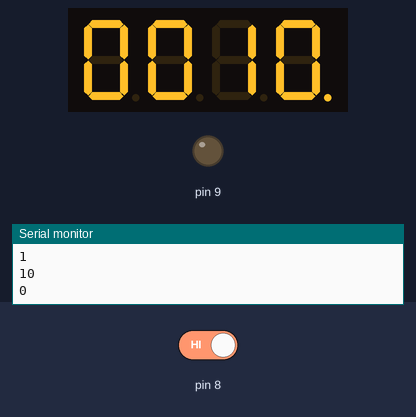
A sketch run on a simulated Arduino Uno, built with avr-gcc and run on an emulated ATmega328P. Shown: 4-digit seven-segment display, output pins drawn as LEDs (lit = HIGH), the last lines printed to the serial monitor. The test bench sets the inputs (shaded band); at power-on: pin 8 HIGH. The audio player accepts every command and is not drawn.

Above: at 3.1 s.
3.2 s: pin 8 driven LOW
At 14.6 s:
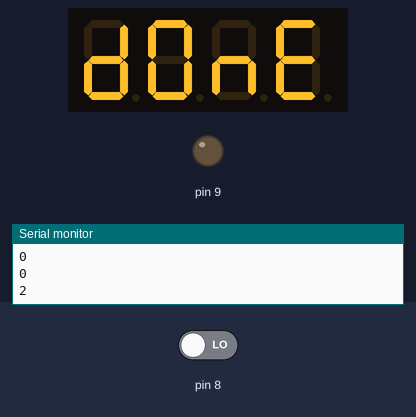
15.5 s: pin 8 driven HIGH
At 22.9 s:
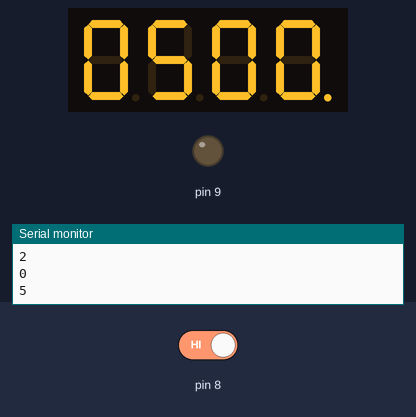
Timing chart, 0 to 24.4 s (numbered marks = the images above; inputs shaded):
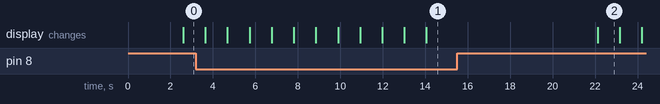

The sketch:

Countdown_final.ino
```cpp
#include <TM1637Display.h>
#include "Arduino.h"
#include "SoftwareSerial.h"
#include "DFRobotDFPlayerMini.h"
#define CLK 4
#define DIO 5
#define numberofSeconds(_time_) (_time_ % 60)
#define numberofMinutes(_time_) ((_time_ / 60) % 60)
SoftwareSerial mySoftwareSerial(10, 11); // RX, TX
DFRobotDFPlayerMini myDFPlayer;
void printDetail(uint8_t type, int value);
int m = 1;
static int state = 0;
const uint8_t OFF[] = {0, 0, 0, 0};
const uint8_t SEG_DONE[] = {
  SEG_B | SEG_C | SEG_D | SEG_E | SEG_G,           // d
  SEG_A | SEG_B | SEG_C | SEG_D | SEG_E | SEG_F,   // O
  SEG_C | SEG_E | SEG_G,                           // n
  SEG_A | SEG_D | SEG_E | SEG_F | SEG_G            // E
  };
TM1637Display display(CLK, DIO);
boolean buttom = false;
unsigned long timeLimit25 = 1500000;
unsigned long timeLimit5 = 300000;


void countdown5(){    //倒數五分鐘
  unsigned long timeLimit5 = 300;
  int passtime5 = 0;
  while(passtime5 <= 300){
    unsigned long timeRemaining5 = timeLimit5 - passtime5;
    timeRemaining5 = timeLimit5 - passtime5;
    uint8_t segto;
    segto = 0x80;
    int seconds = numberofSeconds(timeRemaining5);
    int minutes = numberofMinutes(timeRemaining5);
    Serial.println(seconds);
    Serial.println(minutes);
    display.setSegments(&segto, 1, 1);
    display.showNumberDecEx(minutes, 0, true, 2, 0);
    display.showNumberDecEx(seconds, 0x80>>1, true, 2, 2);
    passtime5++;
    delay(1000);
  }

}
void countdown25(){    //倒數二十五分鐘
  unsigned long timeLimit25 = 10;
  int passtime25 = 0;
  while(passtime25 <= 10){
    unsigned long timeRemaining25 = timeLimit25 - passtime25;
    timeRemaining25 = timeLimit25 - passtime25;
    uint8_t segto;
    segto = 0x80;
    int seconds = numberofSeconds(timeRemaining25);
    int minutes = numberofMinutes(timeRemaining25);
    Serial.println(seconds);
    Serial.println(minutes);
    display.setSegments(&segto, 1, 1);
    display.showNumberDecEx(minutes, 0, true, 2, 0);
    display.showNumberDecEx(seconds, 0x80>>1, true, 2, 2);
    passtime25++;
    delay(1000);
  }
}
void setup(){
  mySoftwareSerial.begin(9600);
  Serial.begin(115200);
  display.setBrightness(0x0b);
  // Clear the display
  display.setSegments(OFF);
  pinMode(9, OUTPUT);
  digitalWrite(8, HIGH);
  pinMode(8, INPUT_PULLUP);
  delay(1000);
  Serial.println();
  Serial.println(F("DFRobot DFPlayer Mini Demo"));
  Serial.println(F("Initializing DFPlayer ... (May take 3~5 seconds)"));

  if (!myDFPlayer.begin(mySoftwareSerial, false)) {  //Use softwareSerial to communicate with mp3.
    Serial.println(F("Unable to begin:"));
    Serial.println(F("1.Please recheck the connection!"));
    Serial.println(F("2.Please insert the SD card!"));
    while(true){
      delay(0); // Code to compatible with ESP8266 watch dog.
    }
  }
  Serial.println(F("DFPlayer Mini online."));

  myDFPlayer.volume(18);  //Set volume value. From 0 to 30

}
void loop(){
   switch(state){
    case 0:
      display.setSegments(OFF);
      Serial.println(state);
      delay(1000);
      if(digitalRead(8) != LOW) {
        state++;
      }
      Serial.println(state);
      break;
    case 1:
      countdown25();
      if(digitalRead(8) == LOW) {
        state++;
      }
      Serial.println(state);
      break;
    case 2:
      if(digitalRead(8) != LOW) {
        state++;
        myDFPlayer.pause();
      }
      else {
        display.setSegments(SEG_DONE);
        myDFPlayer.play(1);  //Play the first mp3
        delay(8000);
        Serial.println(state);
      }
      break;
    case 3:
      countdown5();
      if(digitalRead(8) == LOW) {
        state++;
      }
      Serial.println(state);
      break;
    case 4:
      if(digitalRead(8) != LOW) {
        state++;
        myDFPlayer.pause();
      }
      else {
        display.setSegments(SEG_DONE);
        myDFPlayer.play(1);  //Play the first mp3
        delay(8000);
        Serial.println(state);
      }
      break;
    case 5:
      if(digitalRead(8) == LOW) {
        state = 0;
      }
      Serial.println(state);
      break;
   }
}
```

Measured:
- after the input at 3.2 s, the display: first differs from a run without the input after 10.8 s (image 1)
- after the input at 15.5 s, the display: changes after 6.6 s (image 2)
- what the display in image 2 shows lasts 1.1 s, from 22.1 s to 23.2 s
